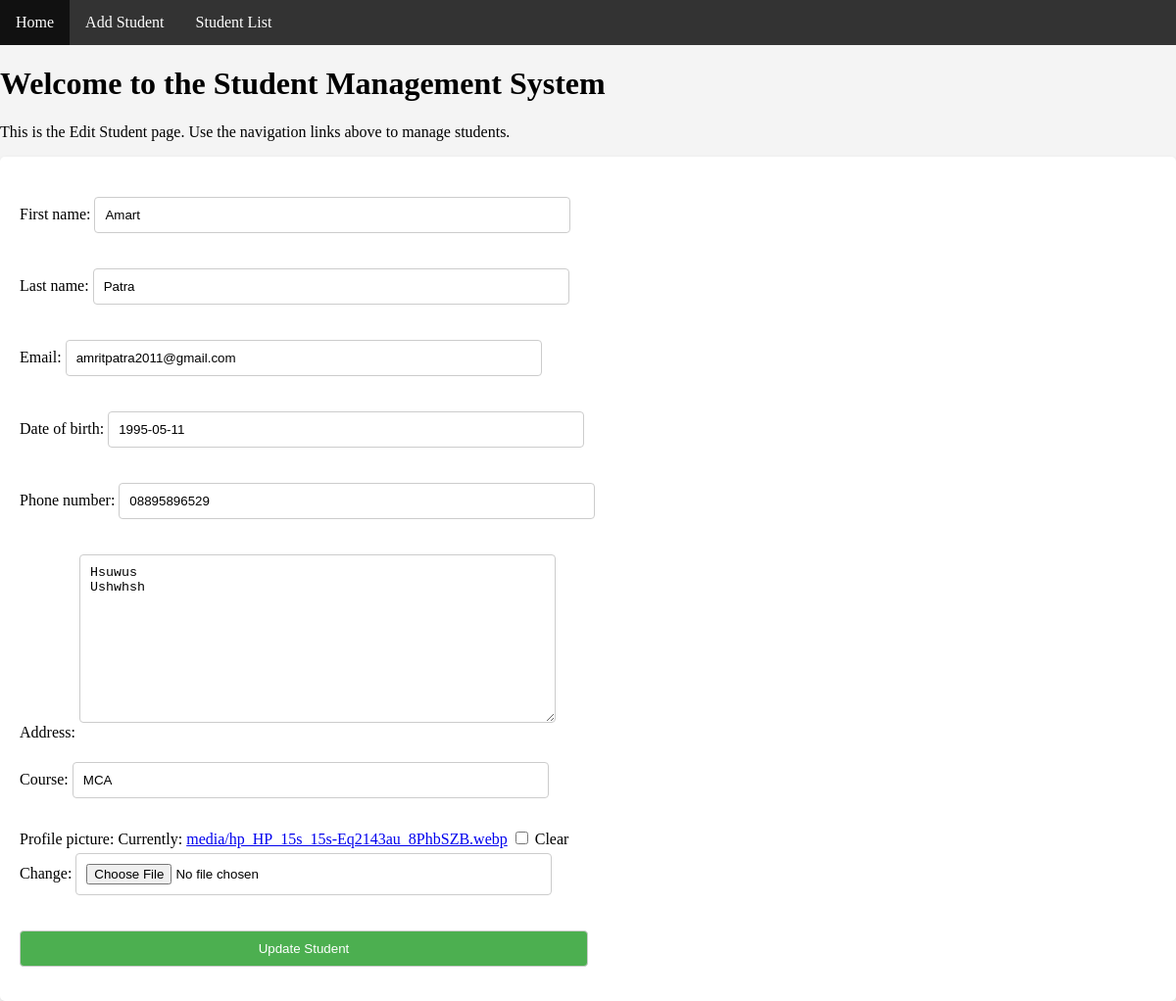
Page /EditStudent/2/ on the committed database.
### app/models.py (models this page shows, shortened)
class Student(models.Model):
    first_name = models.CharField(max_length=50)
    last_name = models.CharField(max_length=50)
    email = models.EmailField(unique=True)
    date_of_birth = models.DateField()
    phone_number = models.CharField(max_length=15)
    address = models.TextField()
    course = models.CharField(max_length=100)
    profile_picture = models.ImageField(upload_to='media/', null=True, blank=True)

### app/views.py (the view, shortened to what this page needs)
# urls.py: path('EditStudent/<int:id>/', views.Edit_Student, name='edit_student'),
def Edit_Student(request, id):
    student = Student.objects.get(id=id)
    return render(request, 'Edit_Student.html', {'form': StudentForm(instance=student)})

### app/forms.py
class StudentForm(forms.ModelForm):
    class Meta:
        model = Student
        fields = "__all__"

### templates/Edit_Student.html (shortened to what this page needs)
{% extends 'Dashboard.html' %}
{% load static %}
{% block content %}
<h1>Welcome to the Student Management System</h1>
<p>This is the Edit Student page. Use the navigation links above to manage students.</p>
<form method="post" enctype="multipart/form-data">
    {{ form.as_p }}
    <button type="submit">Update Student</button>
{% endblock %}

### static/css/dashboard.css (style rules this page uses)
body { font-family:Trebuchet ; margin: 0; padding: 0; background-color: #f4f4f4; }
form { background: white; padding: 20px; border-radius: 5px; box-shadow: 0 2px 5px rgba(0,0,0,0.1); }
form input[type="text"], form input[type="email"], form input[type="file"], form textarea { width: 40%; padding: 10px; margin: 5px 0 15px 0; border: 1px solid #ccc; border-radius: 4px; }
form button { width: 50%; padding: 10px; margin: 5px 0 15px 0; border: 1px solid #ccc; border-radius: 4px; }
button { background-color: #4CAF50; color: white; border: none; cursor: pointer; }

### rows in the picture
Student: first_name "Amart", last_name "Patra", email "amritpatra2011@gmail.com", date_of_birth "1995-05-11", phone_number "08895896529", address "Hsuwus Ushwhsh", course "MCA"
